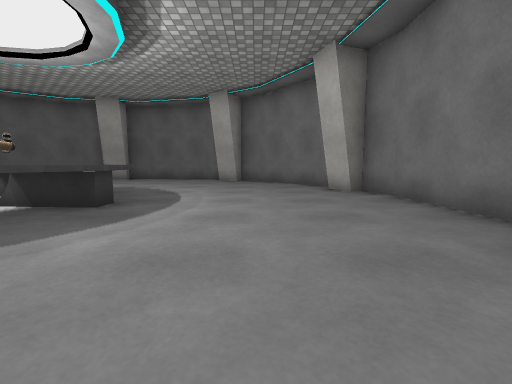
View 1 (above)

13 first-person views from a walk through a 3-D level made in the Unity game engine. The camera is 0.72 m above the floor, tilts 6° down and sees 90° across. The floor is counted in squares, 1 m on a side. Each view is taken from the middle of a square. On the plan, view 1 faces up. The plan holds only what a view shows up to about 9 squares ahead; the rest is blank. The player is left out. Some surface patterns are stand-ins.

View 2
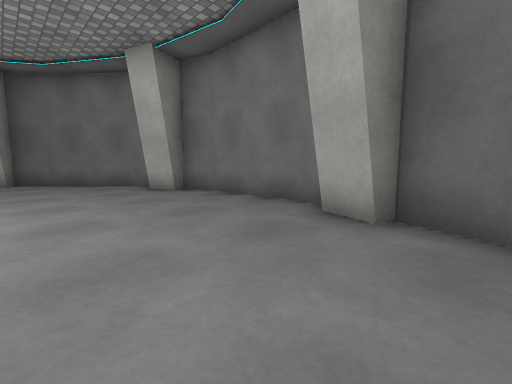

View 3
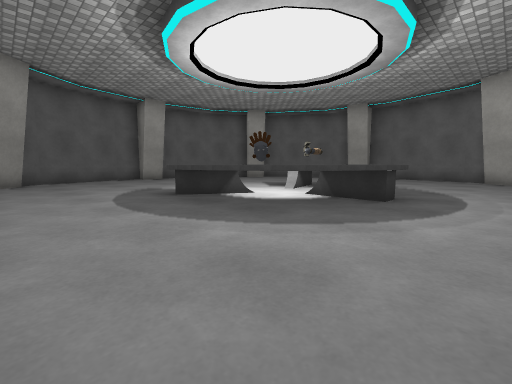

View 4
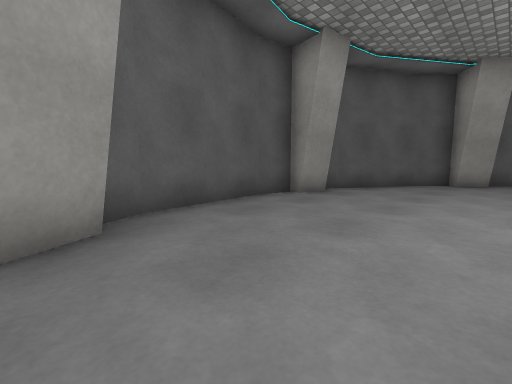

View 5
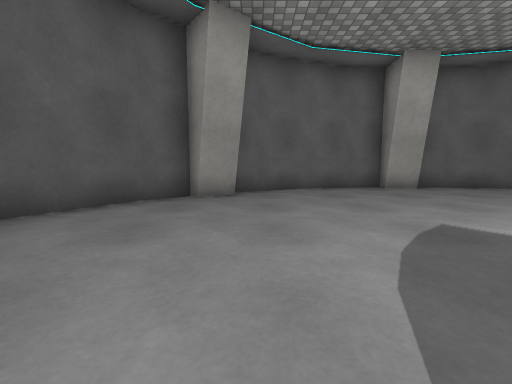

View 6
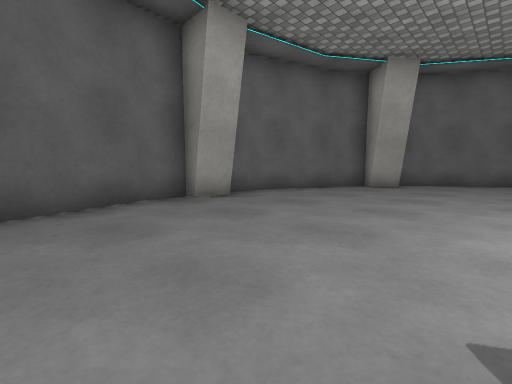

View 7
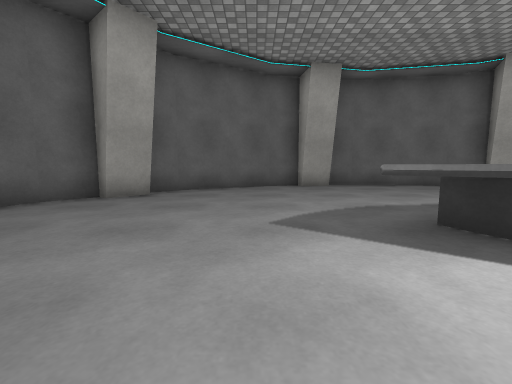

View 8
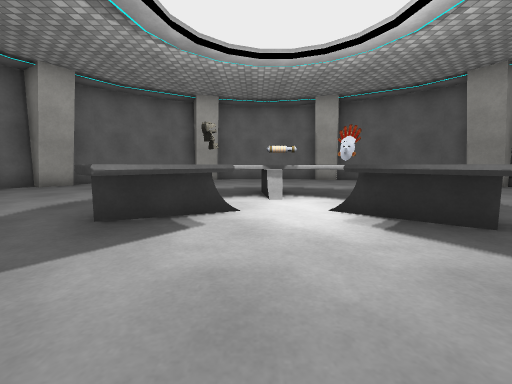

View 9
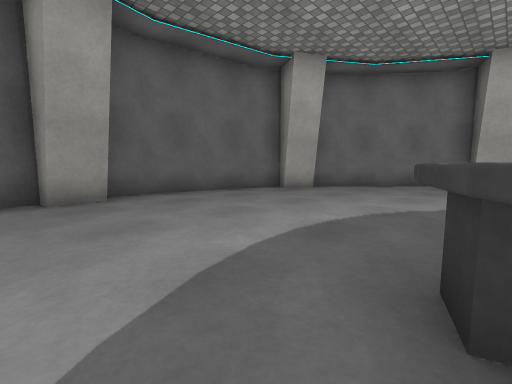

View 10
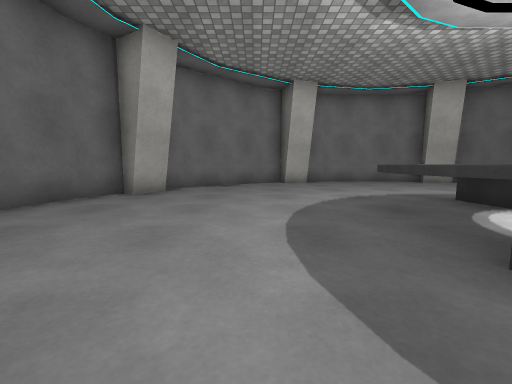

View 11
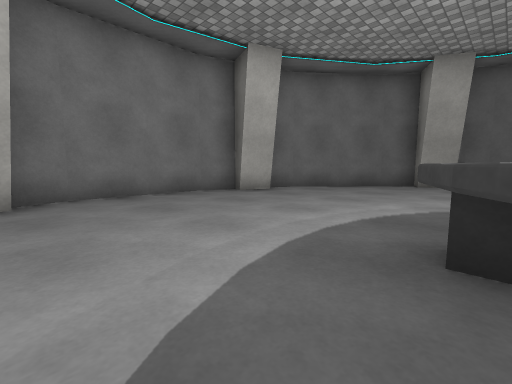

View 12
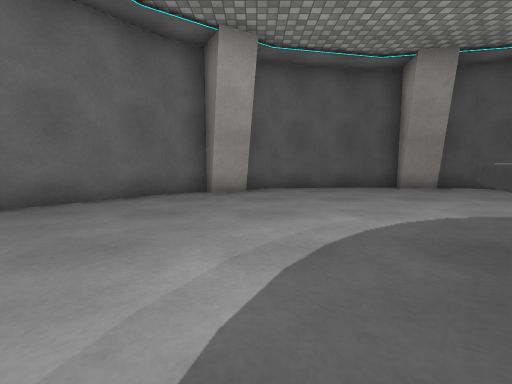

View 13
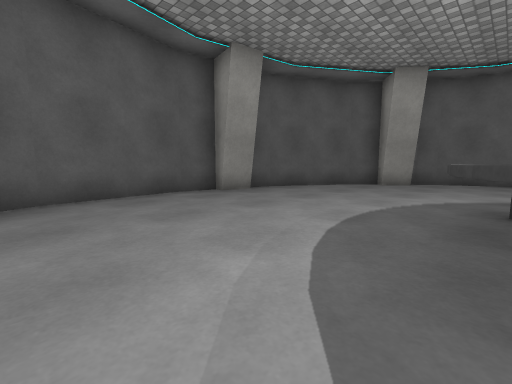

### Floor plan
Points are (right, up) in squares from view 1. A wall is a line through its corners. A room is listed if a view was taken in it or the views show most of it. See-through windows are left out.
Room 1 (views 1, 2, 3, 4, 5, 6, 7, 8, 9, 10, 11, 12, 13)
walls: (-13.8, 5.1) (-13.8, 4) (-14.3, 4) (-14.3, 3) (-13.2, 0.1) (-12.7, -0.6); (-11.3, -2.3) (-8.5, -3.9) (-5.5, -4.4) (-2.5, -3.9) (0.2, -2.3) (2.2, 0.1) (3.3, 3) (3.3, 6) (2.2, 8.9) (0.2, 11.3) (-2.5, 12.9) (-5.5, 13.4) (-8.6, 12.9) (-11.2, 11.3) (-11.8, 10.6); (-11.5, 10.3) (-12.2, 9.4); (-12.5, 9.8) (-13.2, 8.9) (-14.3, 6.1) (-14.3, 5.2)
objects: other object (-13, -2) to (-12, -1); other object (-8, -5) to (-7, -4); table (-8, 2) to (-3, 7); other object (-8, 13) to (-7, 14); other object (-2, -4) to (0, -3); other object (-2, 12) to (0, 13); other object (2, 1) to (4, 2); other object (2, 7) to (4, 8)

Where each view was taken, in squares from view 1:
view 1: 0 up, 0 right, facing up
view 2: 0 up, 1 left, facing up-right
view 3: 1 down, 1 left, facing up-left
view 4: 0 up, 1 left, facing down-left
view 5: 0 up, 6 left, facing left
view 6: 1 up, 9 left, facing up-left
view 7: 4 up, 9 left, facing up
view 8: 5 up, 10 left, facing right
view 9: 7 up, 8 left, facing up-right
view 10: 9 up, 8 left, facing right
view 11: 7 up, 3 left, facing down-right
view 12: 4 up, 2 left, facing down
view 13: 2 up, 2 left, facing down-left
